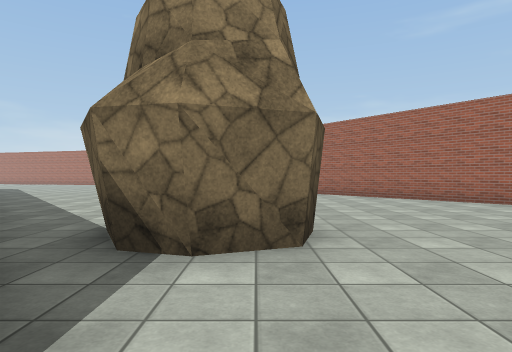
view 1 (above)

18 first-person views from a walk through a 3-D level made in the Unity game engine. The camera is 1.3 m above the floor, looks level and sees 75° across. The floor is counted in squares, 2 m on a side. Each view is taken from the middle of a square. On the plan, view 1 faces up. The plan holds only what a view shows up to about 10 squares ahead; the rest is blank. The place goes on beyond the plan. Surface patterns are stand-ins for the level's own textures.

view 2
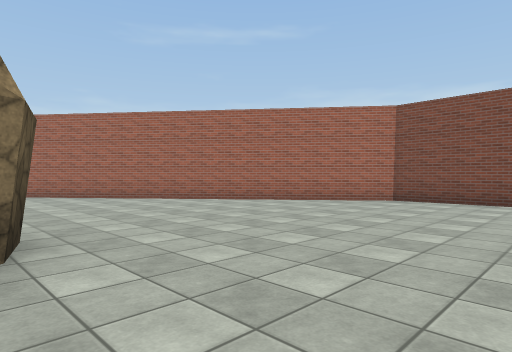

view 3
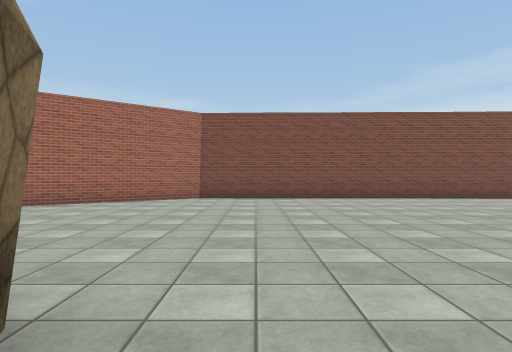

view 4
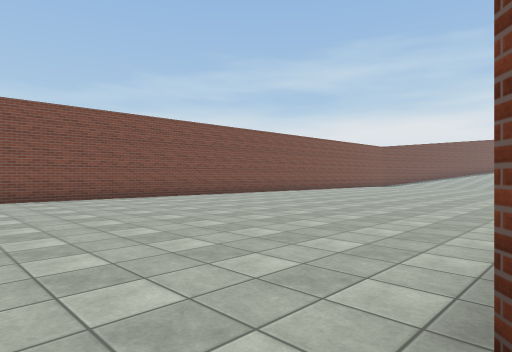

view 5
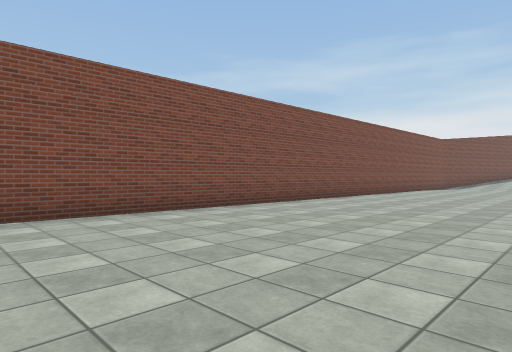

view 6
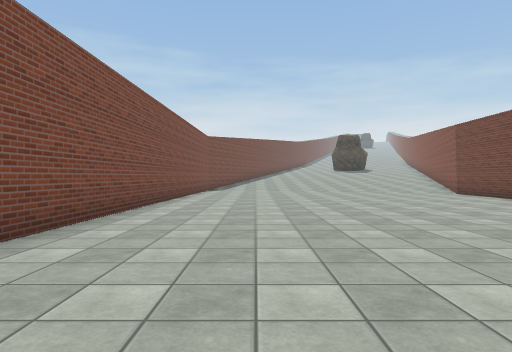

view 7
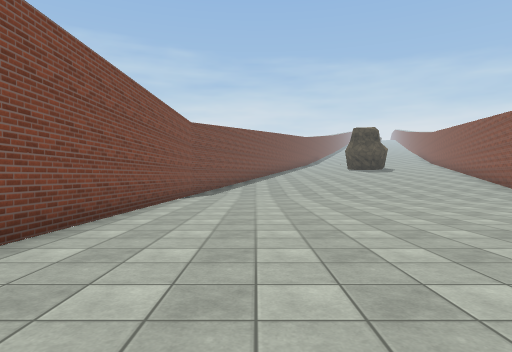

view 8
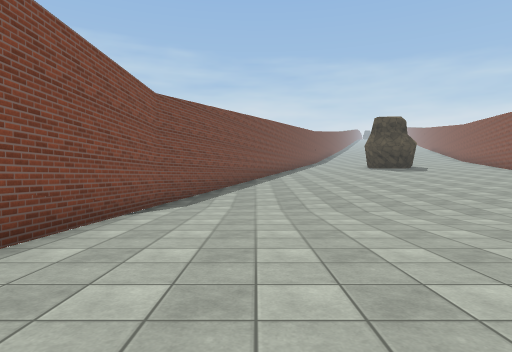

view 9
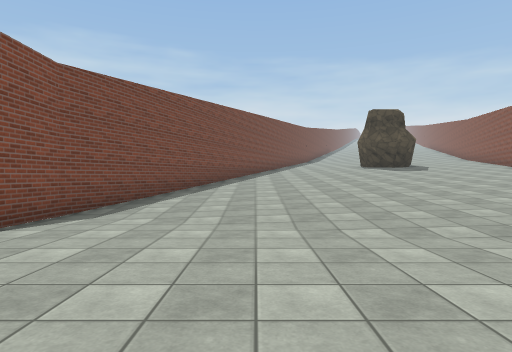

view 10
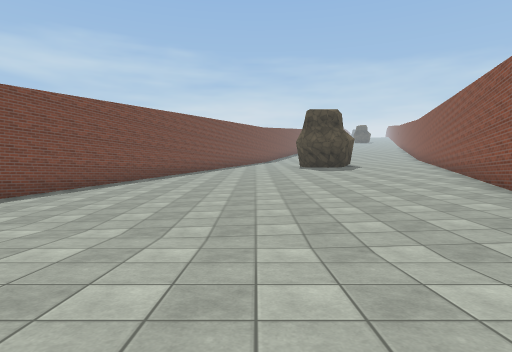

view 11
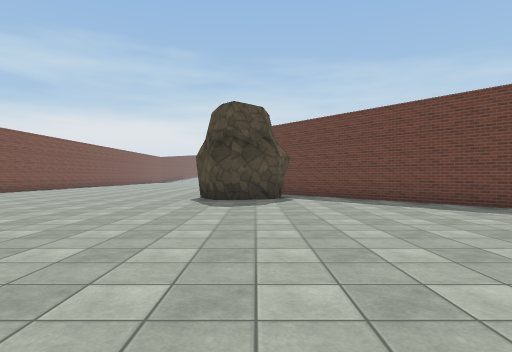

view 12
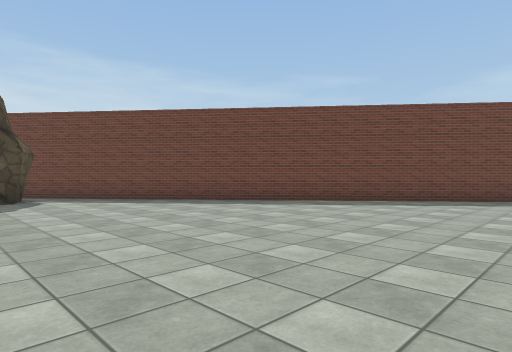

view 13
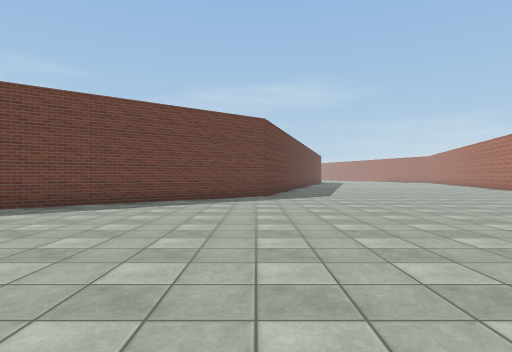

view 14
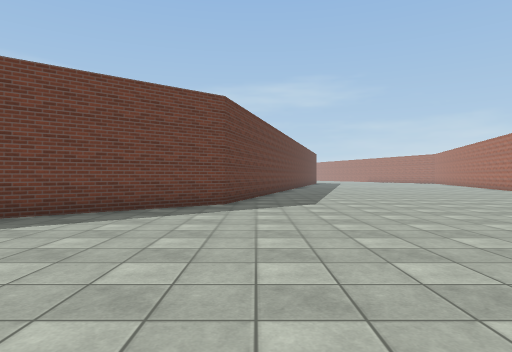

view 15
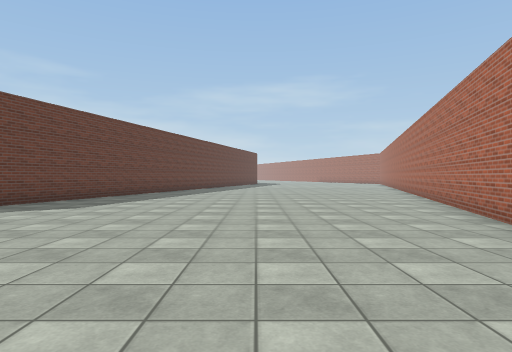

view 16
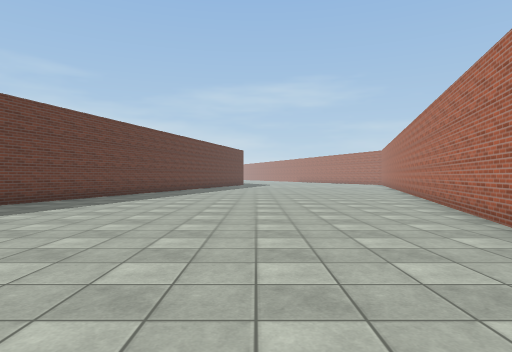

view 17
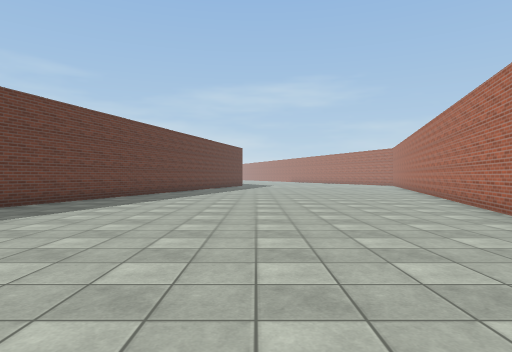

view 18
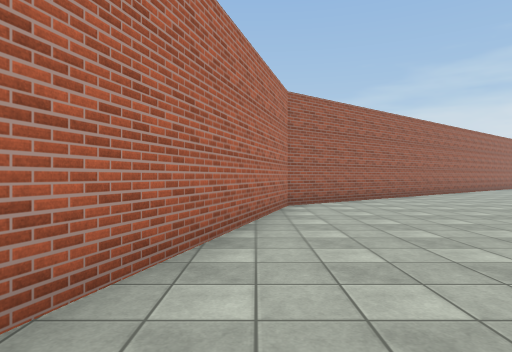

### Floor plan
Key: @ floor where view 1 was taken; # wall or solid block; . main floor; : floor 0.5 m higher than the main floor; + floor 0.75 m higher than the main floor; * floor 1 m higher than the main floor; % floor 1.25 m higher than the main floor; / step, stairs or slope; R rock.
Columns run from 20 left of view 1 to 9 right of it. Each row starts with its distance up from view 1.
 25 .....####
 24 ........#####
 23 ............####
 22 ...............##
 21 ................#
 20 ................##
 19 .................#
 18 ..................
 17 ..................
 16 ###...............
 15   #####............
 14       ###............
 13         ##...........
 12          ##...........
 11           ##...........##
 10            #............##
  9            ##............##
  8             ##............#
  7              ##...........##
  6               ##...........##
  5                ##..RR.......##
  4                 #.RRR........#
  3                 ##RRR........#
  2                  ##..........#
  1                   ##.........#
  0                     @........#
 -1                     .........#
 -2                     .........#
 -3                     .........#
 -4                     .........#
 -5                     .........#
 -6                     .........#
 -7                      ........#
 -8                      ........#
 -9                      ........#
-10                      ........#
-11                     .........#
-12                    #.........#
-13                    #.........#
-14                      ........#
-15                     .........#
-16                    /.........#
-17                    ////......#
-18                   ://////...##
-19                  #//////////#
-20                 ##//////////#
-21                 #*/////////:#
-22                 #//////////##
-23                 #%%%%*****+#

Where each view was taken, in squares from view 1:
view 1: 0 up, 0 right, facing up
view 2: 0 up, 0 right, facing up-right
view 3: 2 up, 1 left, facing right
view 4: 2 up, 1 left, facing down-right
view 5: 0 up, 3 right, facing down-right
view 6: 3 down, 6 right, facing down
view 7: 7 down, 6 right, facing down
view 8: 11 down, 6 right, facing down
view 9: 13 down, 5 right, facing down
view 10: 13 down, 2 right, facing down
view 11: 14 up, 1 left, facing down
view 12: 14 up, 0 right, facing down-left
view 13: 14 up, 1 left, facing left
view 14: 15 up, 4 left, facing left
view 15: 20 up, 5 left, facing left
view 16: 21 up, 8 left, facing left
view 17: 21 up, 10 left, facing left
view 18: 23 up, 13 left, facing right
